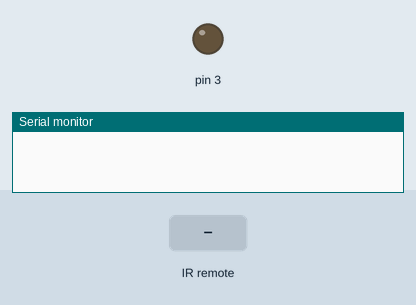
A sketch run on a simulated Arduino Uno, built with avr-gcc and run on an emulated ATmega328P. On the bench: output pins drawn as LEDs (lit = HIGH), the last lines printed to the serial monitor. The inputs (shaded band) are chosen by the test bench.

Above: at 1.2 s.
1.3 s: infrared code 0xFFA25D received
At 1.9 s:
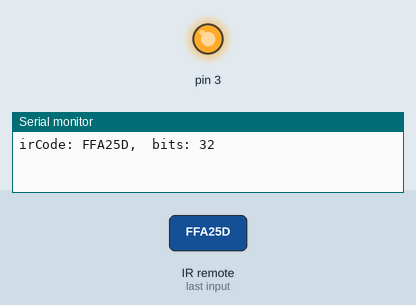
Timing chart, 0 to 4.3 s (numbered marks = the images above; inputs shaded):
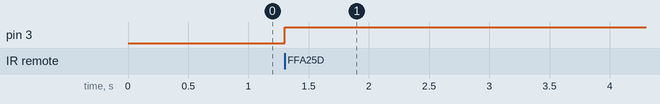

Measured:
- after the input at 1.3 s, pin 3: LOW → HIGH at once

The sketch:

IR.ino
```cpp
#include <IRremote.h>  // 使用IRRemote函数库

const int irReceiverPin = 2;  // 红外接收器的 OUTPUT 引脚接在 PIN2 接口 定义irReceiverPin变量为PIN2接口

IRrecv irrecv(irReceiverPin); // 设置irReceiverPin定义的端口为红外信号接收端口
decode_results results;    // 定义results变量为红外结果存放位置

void setup()
{
  Serial.begin(115200);   // 开启串口，波特率为9600
  irrecv.enableIRIn();   // 启动红外解码
  pinMode(3, OUTPUT);
}

void loop()
{
  if (irrecv.decode(&results)) {   // 解码成功，把数据放入results变量中
    // 把数据输入到串口
    Serial.print("irCode: ");
    Serial.print(results.value, HEX); // 显示红外编码
    Serial.print(",  bits: ");
    Serial.println(results.bits); // 显示红外编码位数
    if(results.value == 0xFFA25D)digitalWrite(3, !digitalRead(3));
    irrecv.resume();    // 继续等待接收下一组信号
  }
  //delay(600); //延时600毫秒，做一个简单的消抖
}
```
